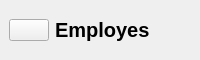
       <widget class="QWidget" name="headerFrame_9" native="true">
        <property name="minimumSize">
         <size>
          <width>0</width>
          <height>60</height>
         </size>
        </property>
        <property name="maximumSize">
         <size>
          <width>16777215</width>
          <height>60</height>
         </size>
        </property>
        <layout class="QHBoxLayout" name="horizontalLayout_11">
         <property name="spacing">
          <number>0</number>
         </property>
         <property name="leftMargin">
          <number>0</number>
         </property>
         <property name="topMargin">
          <number>0</number>
         </property>
         <property name="rightMargin">
          <number>0</number>
         </property>
         <property name="bottomMargin">
          <number>0</number>
         </property>
         <item alignment="Qt::AlignLeft">
          <widget class="QWidget" name="widget_32" native="true">
           <layout class="QHBoxLayout" name="horizontalLayout_72">
            <item>
             <widget class="QPushButton" name="menuBtn_9">
              <property name="text">
               <string/>
              </property>
              <property name="icon">
               <iconset resource="resources.qrc">
                <normaloff>:/whiteIcons/assets/icons/white/menu.svg</normaloff>:/whiteIcons/assets/icons/white/menu.svg</iconset>
              </property>
              <property name="iconSize">
               <size>
                <width>24</width>
                <height>24</height>
               </size>
              </property>
             </widget>
            </item>
            <item>
             <widget class="QLabel" name="appHeader_9">
              <property name="font">
               <font>
                <pointsize>15</pointsize>
                <bold>true</bold>
               </font>
              </property>
              <property name="text">
               <string>Employes</string>
              </property>
             </widget>
            </item>
           </layout>
          </widget>
         </item>
         <item>
          <widget class="QLabel" name="date_5">
           <property name="text">
            <string/>
           </property>
          </widget>
         </item>
         <item alignment="Qt::AlignHCenter">
          <widget class="QWidget" name="widget_33" native="true">
           <layout class="QHBoxLayout" name="horizontalLayout_73"/>
          </widget>
         </item>
         <item alignment="Qt::AlignRight">
          <widget class="QWidget" name="widget_34" native="true">
           <layout class="QHBoxLayout" name="horizontalLayout_74">
            <property name="spacing">
             <number>0</number>
            </property>
            <property name="leftMargin">
             <number>0</number>
            </property>
            <property name="topMargin">
             <number>0</number>
            </property>
            <property name="rightMargin">
             <number>0</number>
            </property>
            <property name="bottomMargin">
             <number>0</number>
            </property>
           </layout>
          </widget>
         </item>
        </layout>
       </widget>
